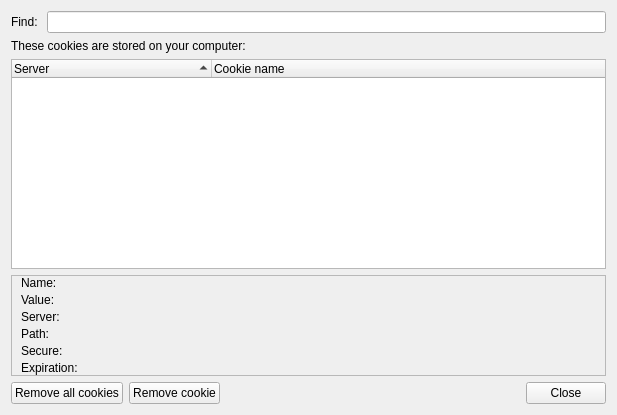
<?xml version="1.0" encoding="UTF-8"?>
<ui version="4.0">
 <class>CookieManager</class>
 <widget class="QWidget" name="CookieManager">
  <property name="geometry">
   <rect>
    <x>0</x>
    <y>0</y>
    <width>617</width>
    <height>415</height>
   </rect>
  </property>
  <property name="windowTitle">
   <string>Cookies</string>
  </property>
  <layout class="QGridLayout" name="gridLayout">
   <item row="0" column="0">
    <widget class="QLabel" name="label">
     <property name="text">
      <string>Find: </string>
     </property>
    </widget>
   </item>
   <item row="0" column="1">
    <widget class="LineEdit" name="search"/>
   </item>
   <item row="1" column="0" colspan="2">
    <widget class="QLabel" name="label_2">
     <property name="text">
      <string>These cookies are stored on your computer:</string>
     </property>
    </widget>
   </item>
   <item row="2" column="0" colspan="2">
    <widget class="TreeWidget" name="cookieTree">
     <property name="sortingEnabled">
      <bool>true</bool>
     </property>
     <attribute name="headerVisible">
      <bool>true</bool>
     </attribute>
     <attribute name="headerDefaultSectionSize">
      <number>200</number>
     </attribute>
     <attribute name="headerMinimumSectionSize">
      <number>22</number>
     </attribute>
     <column>
      <property name="text">
       <string>Server</string>
      </property>
     </column>
     <column>
      <property name="text">
       <string>Cookie name</string>
      </property>
     </column>
    </widget>
   </item>
   <item row="3" column="0" colspan="2">
    <widget class="QFrame" name="frame">
     <property name="frameShape">
      <enum>QFrame::StyledPanel</enum>
     </property>
     <property name="frameShadow">
      <enum>QFrame::Raised</enum>
     </property>
     <layout class="QGridLayout" name="gridLayout_2">
      <property name="topMargin">
       <number>0</number>
      </property>
      <property name="rightMargin">
       <number>0</number>
      </property>
      <property name="bottomMargin">
       <number>0</number>
      </property>
      <property name="horizontalSpacing">
       <number>6</number>
      </property>
      <property name="verticalSpacing">
       <number>3</number>
      </property>
      <item row="0" column="0">
       <widget class="QLabel" name="label_3">
        <property name="sizePolicy">
         <sizepolicy hsizetype="Fixed" vsizetype="Preferred">
          <horstretch>0</horstretch>
          <verstretch>0</verstretch>
         </sizepolicy>
        </property>
        <property name="text">
         <string>Name:</string>
        </property>
        <property name="alignment">
         <set>Qt::AlignLeading|Qt::AlignLeft|Qt::AlignVCenter</set>
        </property>
       </widget>
      </item>
      <item row="1" column="0">
       <widget class="QLabel" name="label_4">
        <property name="text">
         <string>Value:</string>
        </property>
       </widget>
      </item>
      <item row="2" column="0">
       <widget class="QLabel" name="label_5">
        <property name="text">
         <string>Server:</string>
        </property>
       </widget>
      </item>
      <item row="3" column="0">
       <widget class="QLabel" name="label_6">
        <property name="text">
         <string>Path:</string>
        </property>
       </widget>
      </item>
      <item row="4" column="0">
       <widget class="QLabel" name="label_7">
        <property name="text">
         <string>Secure:</string>
        </property>
       </widget>
      </item>
      <item row="5" column="0">
       <widget class="QLabel" name="label_8">
        <property name="text">
         <string>Expiration:</string>
        </property>
       </widget>
      </item>
      <item row="0" column="1">
       <widget class="SqueezeLabelV2" name="name">
        <property name="text">
         <string>&lt;cookie not selected&gt;</string>
        </property>
       </widget>
      </item>
      <item row="1" column="1">
       <widget class="SqueezeLabelV2" name="value">
        <property name="text">
         <string>&lt;cookie not selected&gt;</string>
        </property>
       </widget>
      </item>
      <item row="2" column="1">
       <widget class="SqueezeLabelV2" name="server">
        <property name="text">
         <string>&lt;cookie not selected&gt;</string>
        </property>
       </widget>
      </item>
      <item row="3" column="1">
       <widget class="QLabel" name="path">
        <property name="text">
         <string>&lt;cookie not selected&gt;</string>
        </property>
       </widget>
      </item>
      <item row="4" column="1">
       <widget class="SqueezeLabelV2" name="secure">
        <property name="text">
         <string>&lt;cookie not selected&gt;</string>
        </property>
       </widget>
      </item>
      <item row="5" column="1">
       <widget class="SqueezeLabelV2" name="expiration">
        <property name="text">
         <string>&lt;cookie not selected&gt;</string>
        </property>
       </widget>
      </item>
     </layout>
    </widget>
   </item>
   <item row="4" column="0" colspan="2">
    <widget class="QFrame" name="frame_2">
     <property name="frameShape">
      <enum>QFrame::NoFrame</enum>
     </property>
     <property name="frameShadow">
      <enum>QFrame::Raised</enum>
     </property>
     <layout class="QHBoxLayout" name="horizontalLayout_2">
      <property name="margin">
       <number>0</number>
      </property>
      <item>
       <widget class="QPushButton" name="removeAll">
        <property name="text">
         <string>Remove all cookies</string>
        </property>
       </widget>
      </item>
      <item>
       <widget class="QPushButton" name="removeOne">
        <property name="text">
         <string>Remove cookie</string>
        </property>
       </widget>
      </item>
      <item>
       <widget class="QDialogButtonBox" name="close">
        <property name="sizePolicy">
         <sizepolicy hsizetype="Expanding" vsizetype="Fixed">
          <horstretch>0</horstretch>
          <verstretch>0</verstretch>
         </sizepolicy>
        </property>
        <property name="standardButtons">
         <set>QDialogButtonBox::Close</set>
        </property>
       </widget>
      </item>
     </layout>
    </widget>
   </item>
  </layout>
 </widget>
 <customwidgets>
  <customwidget>
   <class>TreeWidget</class>
   <extends>QTreeWidget</extends>
   <header>treewidget.h</header>
  </customwidget>
  <customwidget>
   <class>LineEdit</class>
   <extends>QLineEdit</extends>
   <header>lineedit.h</header>
  </customwidget>
  <customwidget>
   <class>SqueezeLabelV2</class>
   <extends>QLabel</extends>
   <header>squeezelabelv2.h</header>
  </customwidget>
 </customwidgets>
 <resources/>
 <connections/>
</ui>
